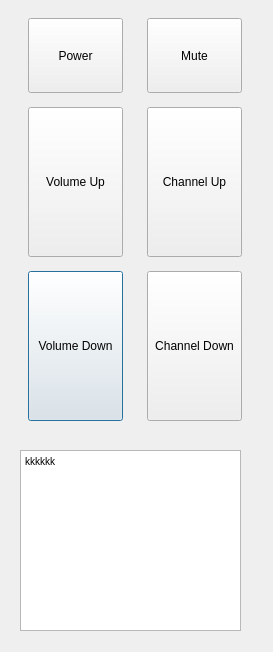
<?xml version="1.0" encoding="UTF-8"?>
<ui version="4.0">
 <class>remote</class>
 <widget class="QDialog" name="remote">
  <property name="geometry">
   <rect>
    <x>0</x>
    <y>0</y>
    <width>273</width>
    <height>652</height>
   </rect>
  </property>
  <property name="windowTitle">
   <string>Remote</string>
  </property>
  <widget class="QWidget" name="gridLayoutWidget">
   <property name="geometry">
    <rect>
     <x>10</x>
     <y>10</y>
     <width>251</width>
     <height>421</height>
    </rect>
   </property>
   <layout class="QGridLayout" name="gridLayout">
    <item row="3" column="0">
     <widget class="QPushButton" name="volume_down_button">
      <property name="minimumSize">
       <size>
        <width>0</width>
        <height>150</height>
       </size>
      </property>
      <property name="maximumSize">
       <size>
        <width>95</width>
        <height>16777215</height>
       </size>
      </property>
      <property name="text">
       <string>Volume Down</string>
      </property>
     </widget>
    </item>
    <item row="2" column="0">
     <widget class="QPushButton" name="volume_up_button">
      <property name="minimumSize">
       <size>
        <width>0</width>
        <height>150</height>
       </size>
      </property>
      <property name="maximumSize">
       <size>
        <width>95</width>
        <height>16777215</height>
       </size>
      </property>
      <property name="text">
       <string>Volume Up</string>
      </property>
     </widget>
    </item>
    <item row="2" column="1">
     <widget class="QPushButton" name="channe_up_button">
      <property name="minimumSize">
       <size>
        <width>0</width>
        <height>150</height>
       </size>
      </property>
      <property name="maximumSize">
       <size>
        <width>95</width>
        <height>16777215</height>
       </size>
      </property>
      <property name="text">
       <string>Channel Up</string>
      </property>
     </widget>
    </item>
    <item row="3" column="1">
     <widget class="QPushButton" name="channe_down_button">
      <property name="minimumSize">
       <size>
        <width>0</width>
        <height>150</height>
       </size>
      </property>
      <property name="maximumSize">
       <size>
        <width>95</width>
        <height>16777215</height>
       </size>
      </property>
      <property name="text">
       <string>Channel Down</string>
      </property>
     </widget>
    </item>
    <item row="0" column="1">
     <widget class="QPushButton" name="mute_button">
      <property name="minimumSize">
       <size>
        <width>0</width>
        <height>75</height>
       </size>
      </property>
      <property name="text">
       <string>Mute</string>
      </property>
     </widget>
    </item>
    <item row="0" column="0">
     <widget class="QPushButton" name="power_button">
      <property name="minimumSize">
       <size>
        <width>0</width>
        <height>75</height>
       </size>
      </property>
      <property name="acceptDrops">
       <bool>false</bool>
      </property>
      <property name="text">
       <string>Power</string>
      </property>
     </widget>
    </item>
   </layout>
  </widget>
  <widget class="QTextEdit" name="textEdit">
   <property name="geometry">
    <rect>
     <x>20</x>
     <y>450</y>
     <width>221</width>
     <height>181</height>
    </rect>
   </property>
   <property name="html">
    <string>&lt;!DOCTYPE HTML PUBLIC &quot;-//W3C//DTD HTML 4.0//EN&quot; &quot;http://www.w3.org/TR/REC-html40/strict.dtd&quot;&gt;
&lt;html&gt;&lt;head&gt;&lt;meta name=&quot;qrichtext&quot; content=&quot;1&quot; /&gt;&lt;style type=&quot;text/css&quot;&gt;
p, li { white-space: pre-wrap; }
&lt;/style&gt;&lt;/head&gt;&lt;body style=&quot; font-family:'MS Shell Dlg 2'; font-size:7.8pt; font-weight:400; font-style:normal;&quot;&gt;
&lt;p style=&quot; margin-top:0px; margin-bottom:0px; margin-left:0px; margin-right:0px; -qt-block-indent:0; text-indent:0px;&quot;&gt;kkkkkk&lt;/p&gt;&lt;/body&gt;&lt;/html&gt;</string>
   </property>
  </widget>
 </widget>
 <resources>
  <include location="New Text Document.txt"/>
 </resources>
 <connections/>
</ui>
